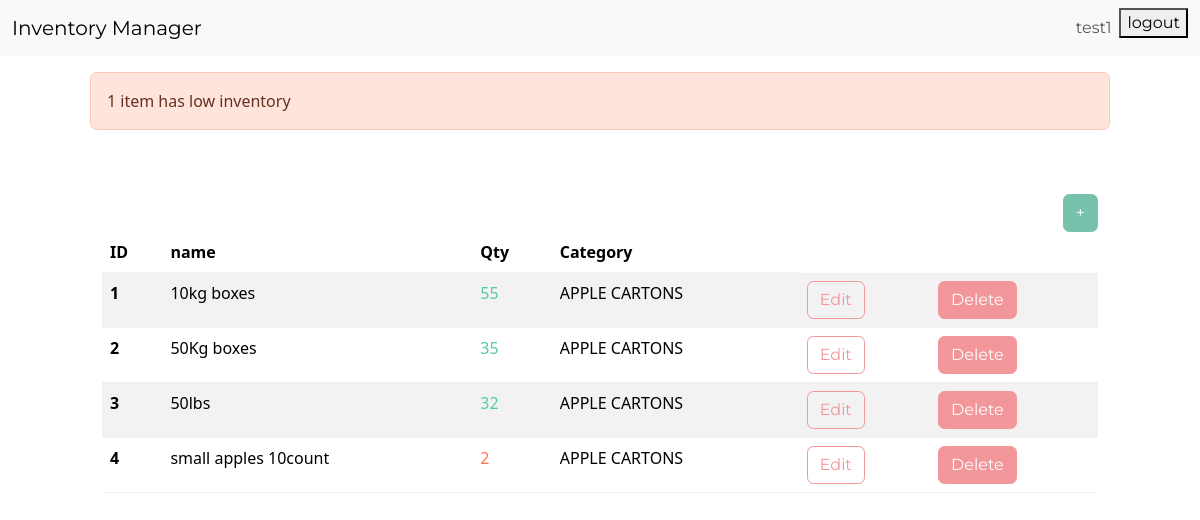
The page /dashboard/ (signed in) on the database its author committed.
### inventory/models.py (models this page shows, shortened)
class InventoryItem(models.Model):
    name = models.CharField(max_length=200)
    quantity = models.IntegerField()
    category = models.ForeignKey('Category', on_delete=models.SET_NULL, blank=True, null=True)
    date_created = models.DateTimeField(auto_now_add=True)
    user = models.ForeignKey(User, on_delete=models.CASCADE)

class Category(models.Model):
    name = models.CharField(max_length=200)
    class Meta:
        verbose_name_plural='categories'

### inventory/views.py (the view)
# urls.py: path('dashboard/', Dashboard.as_view(), name='dashboard'),
class Dashboard(LoginRequiredMixin, View):
    def get(self, request):
        items = InventoryItem.objects.filter(user=self.request.user.id).order_by('id')
        low_inventory = InventoryItem.objects.filter(
            user=self.request.user.id,
            quantity__lte=LOW_QUANTITY
        )
        if low_inventory.count() > 0:
            if low_inventory.count() > 1:
                messages.error(request, f'{low_inventory.count()} items have low inventory')
            else:
                messages.error(request, f'{low_inventory.count()} item has low inventory')
        low_inventory_ids = InventoryItem.objects.filter(
            user=self.request.user.id,
            quantity__lte=LOW_QUANTITY
        ).values_list('id', flat=True)
        return render(request, 'inventory/dashboard.html', { 'items' : items , 'low_inventory_ids': low_inventory_ids })

### inventory/templates/inventory/dashboard.html (shortened to what this page needs)
{% extends 'inventory/base.html' %}
{% block content %}
    {% if messages %}
        <div class="row mt-3">
            {% for message in messages %}
                {% if message.tags == 'error' %}
                    <div class="col-md-10 col-12 mx-auto alert alert-danger">
                        {{message}}
                    </div>
                {% else %}
                <div class="col-md-10 col-12 mx-auto alert alert-success">
                    {{message}}
                </div>
                {% endif %}
            {% endfor %}
    {% endif %}
        </div>
    <div class="row">
        <div class="col-md-10 col-12 mx-auto mt-5">
            <div class="d-flex justify-content-end">
                <a href="{% url 'add-item' %}" class="btn btn-primary">+</a>
            </div>
            <table class="table table-hover table-striped">
                <thead>
                    <tr>
                        <th scope="col">ID</th>
                        <th scope="col">name</th>
                        <th scope="col">Qty</th>
                        <th scope="col">Category</th>
                    </tr>
                </thead>
                <tbody>
                    {% for item in items %}
                    <tr>
                        <th scope="row">{{ item.id }}</th>
                        <td>{{ item.name }}</td>
                        {% if item.id in low_inventory_ids  %}
                            <td class="text-danger">{{ item.quantity }}</td>
                        {% else %}
                            <td class="text-success">{{ item.quantity }}</td>
                        {% endif %}
                        <td>{{ item.category.name }}</td>
                        <td><a href="{% url 'edit-item' item.id %}" class="btn btn-outline-secondary">Edit</a></td>
                        <td><a href="{% url 'delete-item' item.id %}" class="btn btn-secondary">Delete</a></td>
                    </tr>
                    {% endfor %}
                </tbody>
            </table>
        </div>
    </div>
{% endblock content %}

### inventory/templates/inventory/base.html (shortened to what this page needs)
<!DOCTYPE html>
<html lang="en">
<head>
    <link href="https://bootswatch.com/5/minty/bootstrap.min.css" rel="stylesheet">
</head>
<body>
    {% include 'inventory/navigation.html' %}
    {% block content %}
    {% endblock content %}
</body>
</html>

### inventory/templates/inventory/navigation.html (shortened to what this page needs)
<nav class="navbar navbar-expand-lg bg-light">
    <div class="container-fluid">
        <a class="navbar-brand" href="{% url 'index' %}"> Inventory Manager</a>
        <div class="collapse navbar-collapse justify-content-end" id="navbarNav">
            <ul class="navbar-nav">
                {% if user.is_authenticated %}
                    <li class="nav-item">
                        <a class="nav-link" href="#">{{ user.username }}</a>
                    </li>
                    <li class="nav-item">
                        <form method="post" action="{% url 'logout' %}">
                            <button type="submit">logout</button>
                        </form>
                    </li>
                {% endif %}
            </ul>
        </div>
    </div>
</nav>

### rows shown on the page
InventoryItem: id "1", name "10kg boxes", quantity "55", category.name "APPLE CARTONS"
InventoryItem: id "2", name "50Kg boxes", quantity "35", category.name "APPLE CARTONS"
InventoryItem: id "3", name "50lbs", quantity "32", category.name "APPLE CARTONS"
InventoryItem: id "4", name "small apples 10count", quantity "2", category.name "APPLE CARTONS"

### other values the page prints
{{ user.username }} "test1"
{{ message }} "1 item has low inventory"
